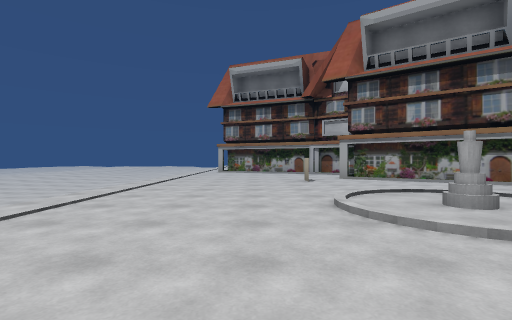
View 1 (above)

12 first-person views from a walk through a Unity game level. The camera is 1.2 m above the floor, looks level and sees 85° across. The floor is counted in squares, 2 m on a side. Each view is taken from the middle of a square. On the plan, view 1 faces up. The plan holds only what a view shows up to about 9 squares ahead; the rest is blank. The place goes on beyond the plan. Some surface patterns are stand-ins.

View 2
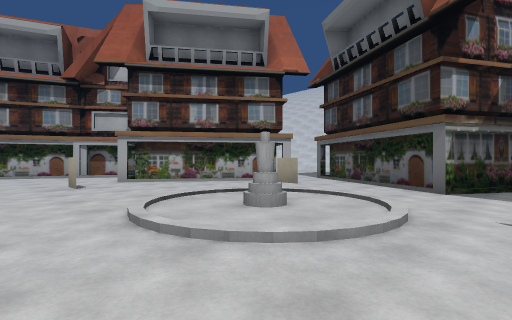

View 3
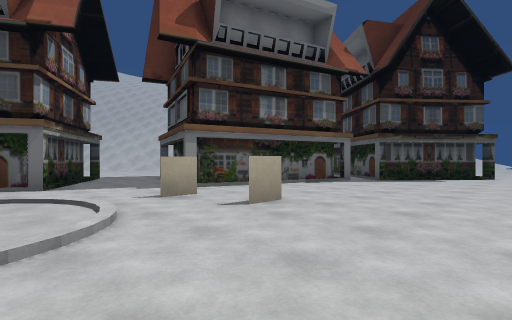

View 4
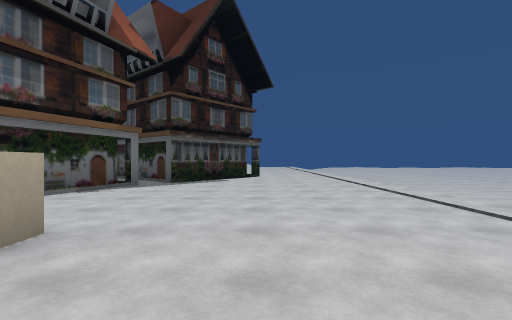

View 5
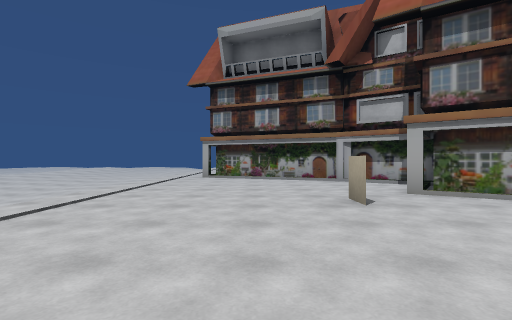

View 6
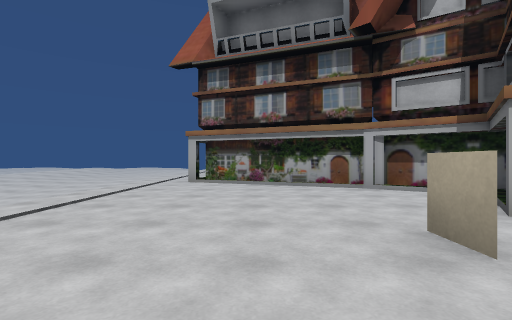

View 7
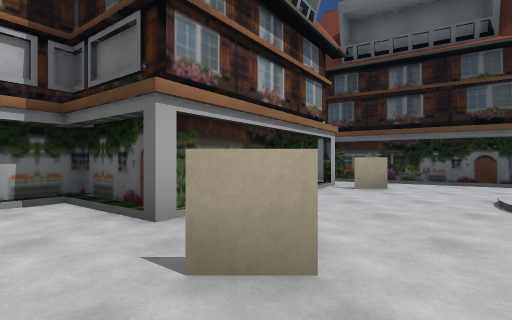

View 8
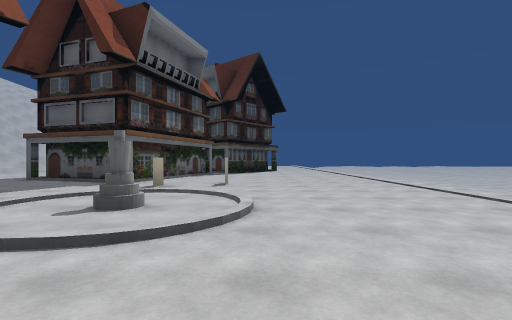

View 9
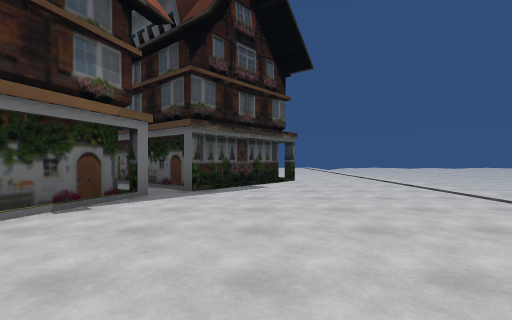

View 10
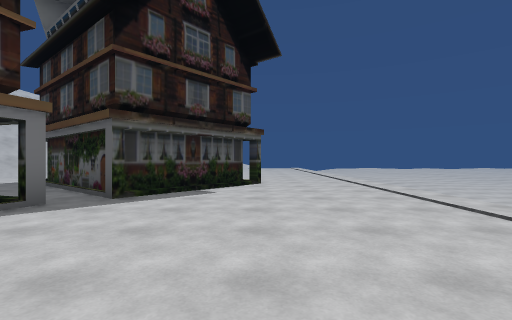

View 11
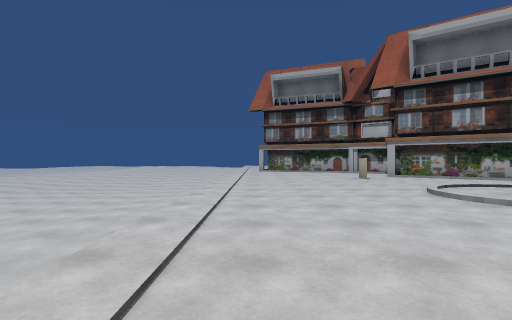

View 12
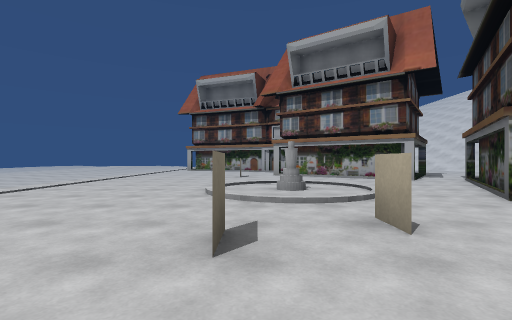

### Floor plan
Key: @ floor where view 1 was taken; # wall or solid block; . main floor; - floor 0.5 m lower than the main floor; _ floor 0.75 m lower than the main floor; / step, stairs or slope; = window, fence, low wall or low ledge; H house.
Columns run from 9 left of view 1 to 9 right of it. Each row starts with its distance up from view 1.
 15   ----/.
 14   -_- /H##
 13  -__- /..####
 12  ____ =.....###
 11   ___ =......H#
 10    __ =......##
  9  ___  =.....H##
  8 ______=...#...##
  7 ______=........##.
  6 ______=........#.#
  5  _____=..........#
  4   ____=.....#...##
  3    ___=.........##
  2     __=........###
  1      _=..........##
  0       =..@..#H....H
 -1       =.......##.H
 -2       =......####.
 -3       =......#
 -4    __ =......#
 -5    __ =.....H
 -6   ___ =....##..
 -7   ___ =...####..
 -8   __  =..##  #HH
 -9   __  =...
-10   __   ...

Where each view was taken, in squares from view 1:
view 1: 0 up, 0 right, facing up
view 2: 1 up, 0 right, facing up-right
view 3: 3 up, 1 left, facing down-right
view 4: 2 up, 0 right, facing down
view 5: 4 up, 0 right, facing up
view 6: 6 up, 0 right, facing up
view 7: 8 up, 0 right, facing right
view 8: 7 up, 1 right, facing down
view 9: 0 up, 1 right, facing down
view 10: 1 down, 0 right, facing down
view 11: 1 down, 2 left, facing up
view 12: 2 down, 2 right, facing up
